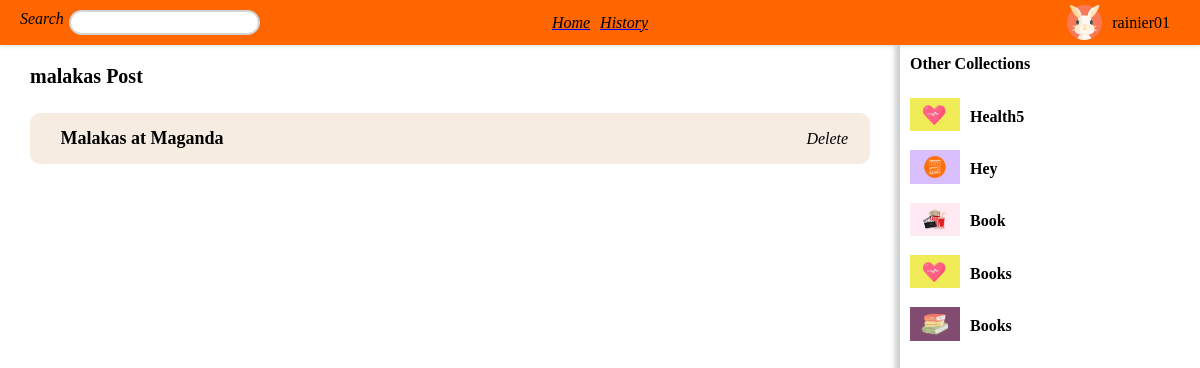
The app's page /home/folder/malakas (signed in) with its own data.
### tables this page shows
CREATE TABLE "src_avatar" (
	"avatarID"	INTEGER NOT NULL,
	"avatarPath"	TEXT NOT NULL,
	PRIMARY KEY("avatarID" AUTOINCREMENT)
);

CREATE TABLE "users" (
	"user_id"	INTEGER,
	"first_name"	TEXT NOT NULL,
	"last_name"	TEXT NOT NULL,
	"username"	NUMERIC NOT NULL UNIQUE,
	"password"	TEXT NOT NULL,
	"date_created"	TEXT NOT NULL,
	"time_created"	TEXT NOT NULL,
	"avatarID"	INTEGER DEFAULT 1,
	PRIMARY KEY("user_id" AUTOINCREMENT)
);

CREATE TABLE folders (
    folder_id INTEGER PRIMARY KEY,
    folder_category_id,
    folder_name TEXT NOT NULL,
    user_id INT NOT NULL,
    FOREIGN KEY (user_id) REFERENCES users(user_id),
    FOREIGN KEY (folder_category_id) REFERENCES src_img(src_id)
);

CREATE TABLE "links" (
	"link_id"	INTEGER,
	"title_name"	TEXT NOT NULL,
	"link_url"	TEXT NOT NULL,
	"description"	TEXT NOT NULL,
	"folder_id"	INTEGER NOT NULL,
	"date"	TEXT NOT NULL,
	FOREIGN KEY("folder_id") REFERENCES "folders"("folder_id"),
	PRIMARY KEY("link_id")
);

### app.py (the view)
@app.route("/home/folder/<folder_name>")
@login_required
def folder(folder_name):
        folder_name = str(folder_name)
        folder_name =folder_name.replace("_", " ")
        username = session["user_id"]
        user_id = db.execute("SELECT user_id FROM users WHERE username = ?", username)[0]["user_id"]
        folder_id = db.execute("SELECT folder_id FROM folders WHERE folder_name = ? AND user_id = ?", folder_name, user_id)
        post_contents = db.execute("SELECT title_name FROM links WHERE folder_id = ? ORDER BY link_id DESC", folder_id[0]["folder_id"])
        title_path_list = getTitlePath(post_contents)
        title_data = list_of_dict_title_data(post_contents, title_path_list)
        count_post = db.execute("SELECT COUNT(links.title_name) AS count FROM links JOIN folders  ON links.folder_id = folders.folder_id WHERE folders.user_id = ?", user_id)[0]['count']
        count_categories = db.execute("SELECT COUNT(folder_name) AS count FROM folders WHERE user_id = ?", user_id)[0]['count']
        all_avatar_path = all_avatar_path = db.execute("SELECT avatarPath FROM src_avatar")
        current_avatar = db.execute("SELECT avatar.avatarPath FROM src_avatar AS avatar JOIN users ON users.avatarID = avatar.avatarID WHERE users.user_id = ?", user_id)[0]['avatarPath']
        other_folders = db.execute("SELECT folders.folder_name, src_img.src_id FROM folders JOIN src_img ON folders.folder_category_id = src_img.src_id WHERE folders.user_id = ? ORDER BY folders.folder_id DESC LIMIT 5", user_id)
        current_avatar_path = db.execute("SELECT src_avatar.avatarPath FROM src_avatar JOIN  users ON users.avatarID = src_avatar.avatarID WHERE users.user_id = ?", user_id)[0]['avatarPath']
        folder_name = folder_name.replace(" ", "_")
        return render_template("folder-post.html", username=username,post_contents = title_data, other_folders = other_folders, current_folder = folder_name, count_post = count_post, count_categories = count_categories, all_avatar_path = all_avatar_path, current_avatar = current_avatar, current_avatar_path = current_avatar_path)

### helper.py (called while the page is built)
def login_required(f):
    @wraps(f)
    def decorated_function(*args, **kwargs):
        if 'user_id' not in session:
            return redirect(url_for('loginUI'))
        return f(*args, **kwargs)
    return decorated_function

def getTitlePath(titles):
    titles_path = []
    for title in titles:
        titles_path.append(title['title_name'].replace(" ", "_"))
    return titles_path

def list_of_dict_title_data(post_contents, title_path_list):
    result_list= []
    for title, title_path in zip(post_contents,title_path_list):
        result_dict = {'title_name' : title['title_name'], 'title_path' : title_path}
        result_list.append(result_dict)
    return result_list

### templates/folder-post.html (shortened to what this page needs)
<!DOCTYPE html>
<html lang="en">
  <head>
    <link
    rel="stylesheet"
    href="{{ url_for('static', filename='folder-post.css') }}"
  />
  <link
  rel="stylesheet"
  href="{{ url_for('static', filename='profile-box.css') }}"
/>
<link
rel="stylesheet"
href="{{ url_for('static', filename='smallscreen.css') }}"
/>
  </head>
  <body>
    <div class="main-container-post">
    <nav class="nav">
      <form class="searchInput"  action="/search" method="GET">
        <label for="search"
          ><i class="material-symbols-outlined">Search</i></label
        >
        <input type="text" class="search" name="q" id="search" autocomplete="off" />
      </form>
      <div class="middle-nav">
        <a href="/home"><i class="material-symbols-outlined icon">Home</i></a>
        <a href="/history/post"><i class="material-symbols-outlined icon">History</i></a>
      </div>
      <div class="nav-profile">
      <div class="nav-profile-extend">
        <div class="nav-profile-extend-box">
        <img class="prof-img" src="{{ url_for('static', filename='avatars/' ~ current_avatar_path) }}" alt="icon">
        <div>{{username}}</div>
      </div>
      </div>
    </div>
    </nav>
    <aside class="aside">
      {% if other_folders|length == 1 %}
      <div class="my-collection-title">No Other Collections</div>
      {% else %}
      <div class="my-collection-title">Other Collections</div>
      {% endif %}
      {% for folder in other_folders %}
      {% if folder['folder_name'] != current_folder %}
      <a class="collection-box" href="/home/folder/{{folder['folder_name']}}">
        <div class="collection-img"><img src="{{ url_for('static', filename='folderimg/' ~ folder['src_id'] ~ '.png') }}" alt="Category Image">
        </div>
        <div class="collection-name">{{folder['folder_name']}}</div>
      </a>
      {% endif %}
      {% endfor %}
    </aside>
    <article class="article">
      <div class="article-title">{{current_folder}} Post</div>
      {% for post in post_contents %}
      <div class="box-post">
        <a href="/home/folder/{{current_folder}}/post/{{post['title_path']}}">
       <div class="post-title">{{post['title_name']}}</div>
      </a>
        <a class="delete-post" href="/home/folder/{{current_folder}}/delete-post/{{post['title_name']}}"><i class="material-symbols-outlined">Delete</i></a>
      </div>
      {% endfor %}
    </article>
  </div>
  </body>
</html>

### static/folder-post.css (style rules this page uses)
* { padding: 0; margin: 0; box-sizing: border-box; }
:root { --nav_height: 45px; --sidebarwidth:300px; }
.main-container-post { height: 100vh; box-sizing: border-box; background-color: #000; }
.nav { display: flex; justify-content: space-between; align-items: center; padding: 0px 20px 0px 20px; box-shadow: 0px 0px 5px rgba(0, 0, 0, 0.2); position: fixed; z-index: 2; top:0; left: 0; width: 100%; background-color: #FF6600; box-sizing: border-box; height: var(--nav_height); }
.searchInput { flex: 1; display: flex; align-items: flex-start; gap: 5px; }
#search { border-radius: 15px; border: 2px solid lightgray;; background-color: #fff; padding: 3px 5px; }
.middle-nav { flex: 1; flex-wrap: wrap; display: flex; justify-content: center; gap: 10px; }
.nav-profile { flex: 1; display: flex; justify-content: flex-end; height: 100%; }
.article { margin-top: var(--nav_height); padding: 20px 30px 20px 30px; background-color: #fff; position: relative; box-sizing: border-box; z-index: 0; width: calc(100% - var(--sidebarwidth)); min-height: 100vh; overflow-y: auto; }
.article-title { margin-bottom: 25px; font-size: 20px; font-weight: 700; }
.aside { grid-row-start: 1; grid-row-end: 2; grid-column-start: 2; grid-column-end: 3; padding: 10px; position: fixed; top: var(--nav_height); bottom: 0; right: 0; width: var(--sidebarwidth); z-index: 1; background-color: #fff; box-sizing: border-box; box-shadow: -5px 0px 5px rgba(0, 0, 0, 0.2); }
.box-post { width: 100%; background-color: #F7ECE1; margin-bottom: 10px; padding: 15px 10px 15px 10px; position: relative; border-radius: 10px; }
.post-title { font-size: 18px; font-weight: 600; white-space: nowrap; overflow: hidden; text-overflow: ellipsis; width: 95%; }
.delete-post { position: absolute; top: 50%; right: 1px; transform: translate(-50%, -50%); border: hidden; background-color: transparent; text-decoration: none; color: #000; }
.collection-box { display: flex; gap:10px; align-items: center; margin-bottom: 15px; text-decoration: none; }
.my-collection-title { font-weight: 700; margin-bottom: 25px; }
.collection-img img { width: 50px; }
.collection-name { font-weight: 550; text-decoration: none; color: #000; }
.icon { color: #000; }
.box-post a { display: flex; justify-content: center; align-items: center; gap: 5px; text-decoration: none; color: #000; }

### static/profile-box.css (style rules this page uses)
body { position: relative; }
.nav-profile-extend { position: relative; }
.nav-profile-extend-box { height: 100%; padding-left: 10px; padding-right: 10px; }
.nav-profile-extend-box { display: flex; align-items: center; gap:10px; }
.prof-img { width: 35px; height: 35px; }

### records on screen
src_avatar: avatarPath (picture)
users: username "rainier01"
folders: folder_name "Health5"
folders: shows a picture, folder_name "Hey"
folders: shows a picture, folder_name "Book"
folders: folder_name "Books"
folders: shows a picture, folder_name "Books"
folders: folder_name "malakas"
links: title_name "Malakas at Maganda"
